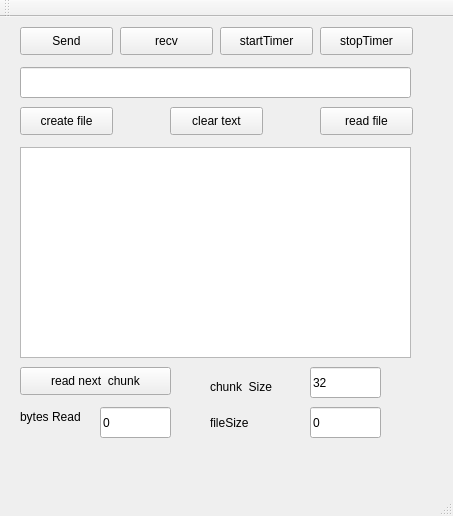
<?xml version="1.0" encoding="UTF-8"?>
<ui version="4.0">
 <class>MainWindow</class>
 <widget class="QMainWindow" name="MainWindow">
  <property name="geometry">
   <rect>
    <x>0</x>
    <y>0</y>
    <width>453</width>
    <height>516</height>
   </rect>
  </property>
  <property name="windowTitle">
   <string>MainWindow</string>
  </property>
  <widget class="QWidget" name="centralWidget">
   <widget class="QPushButton" name="connect">
    <property name="geometry">
     <rect>
      <x>20</x>
      <y>10</y>
      <width>93</width>
      <height>28</height>
     </rect>
    </property>
    <property name="text">
     <string>Send</string>
    </property>
   </widget>
   <widget class="QLineEdit" name="lineEdit">
    <property name="geometry">
     <rect>
      <x>20</x>
      <y>50</y>
      <width>391</width>
      <height>31</height>
     </rect>
    </property>
   </widget>
   <widget class="QPushButton" name="recvB">
    <property name="geometry">
     <rect>
      <x>120</x>
      <y>10</y>
      <width>93</width>
      <height>28</height>
     </rect>
    </property>
    <property name="text">
     <string>recv</string>
    </property>
   </widget>
   <widget class="QPushButton" name="pushStartTimer">
    <property name="geometry">
     <rect>
      <x>220</x>
      <y>10</y>
      <width>93</width>
      <height>28</height>
     </rect>
    </property>
    <property name="text">
     <string>startTimer</string>
    </property>
   </widget>
   <widget class="QPushButton" name="pushStartTimer_2">
    <property name="geometry">
     <rect>
      <x>320</x>
      <y>10</y>
      <width>93</width>
      <height>28</height>
     </rect>
    </property>
    <property name="text">
     <string>stopTimer</string>
    </property>
   </widget>
   <widget class="QPushButton" name="createFile">
    <property name="geometry">
     <rect>
      <x>20</x>
      <y>90</y>
      <width>93</width>
      <height>28</height>
     </rect>
    </property>
    <property name="text">
     <string>create file</string>
    </property>
   </widget>
   <widget class="QPushButton" name="readFile">
    <property name="geometry">
     <rect>
      <x>320</x>
      <y>90</y>
      <width>93</width>
      <height>28</height>
     </rect>
    </property>
    <property name="text">
     <string>read file</string>
    </property>
   </widget>
   <widget class="QTextEdit" name="textEdit">
    <property name="geometry">
     <rect>
      <x>20</x>
      <y>130</y>
      <width>391</width>
      <height>211</height>
     </rect>
    </property>
   </widget>
   <widget class="QPushButton" name="readChunck">
    <property name="geometry">
     <rect>
      <x>20</x>
      <y>350</y>
      <width>151</width>
      <height>28</height>
     </rect>
    </property>
    <property name="text">
     <string>read next  chunk</string>
    </property>
   </widget>
   <widget class="QLineEdit" name="lineEdit_2">
    <property name="geometry">
     <rect>
      <x>310</x>
      <y>350</y>
      <width>71</width>
      <height>31</height>
     </rect>
    </property>
    <property name="text">
     <string>32</string>
    </property>
   </widget>
   <widget class="QLabel" name="label">
    <property name="geometry">
     <rect>
      <x>210</x>
      <y>360</y>
      <width>71</width>
      <height>20</height>
     </rect>
    </property>
    <property name="text">
     <string>chunk  Size</string>
    </property>
   </widget>
   <widget class="QPushButton" name="clearText">
    <property name="geometry">
     <rect>
      <x>170</x>
      <y>90</y>
      <width>93</width>
      <height>28</height>
     </rect>
    </property>
    <property name="text">
     <string>clear text</string>
    </property>
   </widget>
   <widget class="QLineEdit" name="bytesReadEdit">
    <property name="geometry">
     <rect>
      <x>100</x>
      <y>390</y>
      <width>71</width>
      <height>31</height>
     </rect>
    </property>
    <property name="text">
     <string>0</string>
    </property>
    <property name="readOnly">
     <bool>true</bool>
    </property>
   </widget>
   <widget class="QLabel" name="label_2">
    <property name="geometry">
     <rect>
      <x>20</x>
      <y>390</y>
      <width>71</width>
      <height>20</height>
     </rect>
    </property>
    <property name="text">
     <string>bytes Read</string>
    </property>
   </widget>
   <widget class="QLabel" name="label_4">
    <property name="geometry">
     <rect>
      <x>210</x>
      <y>390</y>
      <width>71</width>
      <height>31</height>
     </rect>
    </property>
    <property name="text">
     <string>fileSize</string>
    </property>
   </widget>
   <widget class="QLineEdit" name="fileSizeEite">
    <property name="geometry">
     <rect>
      <x>310</x>
      <y>390</y>
      <width>71</width>
      <height>31</height>
     </rect>
    </property>
    <property name="text">
     <string>0</string>
    </property>
    <property name="readOnly">
     <bool>true</bool>
    </property>
   </widget>
  </widget>
  <widget class="QMenuBar" name="menuBar">
   <property name="geometry">
    <rect>
     <x>0</x>
     <y>0</y>
     <width>453</width>
     <height>21</height>
    </rect>
   </property>
  </widget>
  <widget class="QToolBar" name="mainToolBar">
   <attribute name="toolBarArea">
    <enum>TopToolBarArea</enum>
   </attribute>
   <attribute name="toolBarBreak">
    <bool>false</bool>
   </attribute>
  </widget>
  <widget class="QStatusBar" name="statusBar"/>
 </widget>
 <layoutdefault spacing="6" margin="11"/>
 <resources/>
 <connections/>
</ui>
